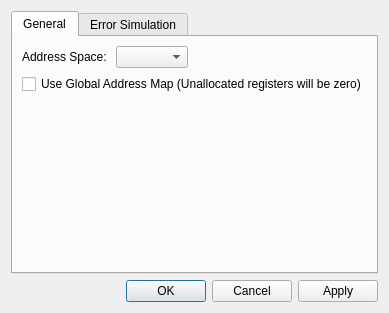
<?xml version="1.0" encoding="UTF-8"?>
<ui version="4.0">
 <class>DialogModbusDefinitions</class>
 <widget class="QDialog" name="DialogModbusDefinitions">
  <property name="geometry">
   <rect>
    <x>0</x>
    <y>0</y>
    <width>376</width>
    <height>313</height>
   </rect>
  </property>
  <property name="windowTitle">
   <string>Modbus Definitions</string>
  </property>
  <layout class="QVBoxLayout" name="verticalLayout">
   <item>
    <widget class="QTabWidget" name="tabWidget">
     <property name="currentIndex">
      <number>0</number>
     </property>
     <widget class="QWidget" name="tabGeneral">
      <attribute name="title">
       <string>General</string>
      </attribute>
      <layout class="QFormLayout" name="formLayout">
       <item row="0" column="0">
        <widget class="QLabel" name="labelAddressSpace">
         <property name="text">
          <string>Address Space: </string>
         </property>
        </widget>
       </item>
       <item row="0" column="1">
        <widget class="AddressSpaceComboBox" name="comboBoxAddrSpace">
         <property name="sizePolicy">
          <sizepolicy hsizetype="Fixed" vsizetype="Fixed">
           <horstretch>0</horstretch>
           <verstretch>0</verstretch>
          </sizepolicy>
         </property>
        </widget>
       </item>
       <item row="1" column="0" colspan="2">
        <widget class="QCheckBox" name="checkBoxGlobalMap">
         <property name="text">
          <string>Use Global Address Map (Unallocated registers will be zero)</string>
         </property>
        </widget>
       </item>
      </layout>
     </widget>
     <widget class="QWidget" name="tabErrSimulation">
      <attribute name="title">
       <string>Error Simulation</string>
      </attribute>
      <layout class="QVBoxLayout" name="verticalLayout_2">
       <item>
        <widget class="QCheckBox" name="checkBoxErrIncorrentId">
         <property name="sizePolicy">
          <sizepolicy hsizetype="Minimum" vsizetype="Preferred">
           <horstretch>0</horstretch>
           <verstretch>0</verstretch>
          </sizepolicy>
         </property>
         <property name="text">
          <string>Response with incorrect IDs</string>
         </property>
        </widget>
       </item>
       <item>
        <widget class="QCheckBox" name="checkBoxIllegalFunc">
         <property name="sizePolicy">
          <sizepolicy hsizetype="Minimum" vsizetype="Preferred">
           <horstretch>0</horstretch>
           <verstretch>0</verstretch>
          </sizepolicy>
         </property>
         <property name="text">
          <string>Response with ILLEGAL FUNCTION</string>
         </property>
        </widget>
       </item>
       <item>
        <widget class="QCheckBox" name="checkBoxBusy">
         <property name="sizePolicy">
          <sizepolicy hsizetype="Minimum" vsizetype="Preferred">
           <horstretch>0</horstretch>
           <verstretch>0</verstretch>
          </sizepolicy>
         </property>
         <property name="text">
          <string>Response with DEVICE BUSY</string>
         </property>
        </widget>
       </item>
       <item>
        <widget class="QCheckBox" name="checkBoxCrcErr">
         <property name="sizePolicy">
          <sizepolicy hsizetype="Minimum" vsizetype="Preferred">
           <horstretch>0</horstretch>
           <verstretch>0</verstretch>
          </sizepolicy>
         </property>
         <property name="text">
          <string>Response with incorrect CRC (Serial Line only)</string>
         </property>
        </widget>
       </item>
       <item>
        <layout class="QHBoxLayout" name="horizontalLayout">
         <property name="spacing">
          <number>0</number>
         </property>
         <item>
          <widget class="QCheckBox" name="checkBoxDelay">
           <property name="text">
            <string>Response with delay</string>
           </property>
          </widget>
         </item>
         <item>
          <widget class="QSpinBox" name="spinBoxDelay">
           <property name="alignment">
            <set>Qt::AlignmentFlag::AlignRight|Qt::AlignmentFlag::AlignTrailing|Qt::AlignmentFlag::AlignVCenter</set>
           </property>
           <property name="maximum">
            <number>1000</number>
           </property>
           <property name="value">
            <number>0</number>
           </property>
          </widget>
         </item>
         <item>
          <spacer name="horizontalSpacer_3">
           <property name="orientation">
            <enum>Qt::Orientation::Horizontal</enum>
           </property>
           <property name="sizeType">
            <enum>QSizePolicy::Policy::Fixed</enum>
           </property>
           <property name="sizeHint" stdset="0">
            <size>
             <width>6</width>
             <height>0</height>
            </size>
           </property>
          </spacer>
         </item>
         <item>
          <widget class="QLabel" name="labelMs">
           <property name="text">
            <string>ms</string>
           </property>
          </widget>
         </item>
         <item>
          <spacer name="horizontalSpacer">
           <property name="orientation">
            <enum>Qt::Orientation::Horizontal</enum>
           </property>
           <property name="sizeHint" stdset="0">
            <size>
             <width>40</width>
             <height>0</height>
            </size>
           </property>
          </spacer>
         </item>
        </layout>
       </item>
       <item>
        <layout class="QHBoxLayout" name="horizontalLayout_2">
         <property name="spacing">
          <number>0</number>
         </property>
         <item>
          <widget class="QCheckBox" name="checkBoxRandomDelay">
           <property name="text">
            <string>Response with random delay from 0 to</string>
           </property>
          </widget>
         </item>
         <item>
          <widget class="QSpinBox" name="spinBoxUpToTime">
           <property name="alignment">
            <set>Qt::AlignmentFlag::AlignRight|Qt::AlignmentFlag::AlignTrailing|Qt::AlignmentFlag::AlignVCenter</set>
           </property>
           <property name="minimum">
            <number>1</number>
           </property>
           <property name="maximum">
            <number>1000</number>
           </property>
           <property name="value">
            <number>1000</number>
           </property>
          </widget>
         </item>
         <item>
          <spacer name="horizontalSpacer_4">
           <property name="orientation">
            <enum>Qt::Orientation::Horizontal</enum>
           </property>
           <property name="sizeType">
            <enum>QSizePolicy::Policy::Fixed</enum>
           </property>
           <property name="sizeHint" stdset="0">
            <size>
             <width>6</width>
             <height>0</height>
            </size>
           </property>
          </spacer>
         </item>
         <item>
          <widget class="QLabel" name="labelMs_2">
           <property name="text">
            <string>ms</string>
           </property>
          </widget>
         </item>
         <item>
          <spacer name="horizontalSpacer_2">
           <property name="orientation">
            <enum>Qt::Orientation::Horizontal</enum>
           </property>
           <property name="sizeHint" stdset="0">
            <size>
             <width>40</width>
             <height>0</height>
            </size>
           </property>
          </spacer>
         </item>
        </layout>
       </item>
       <item>
        <widget class="QCheckBox" name="checkBoxNoResponse">
         <property name="sizePolicy">
          <sizepolicy hsizetype="Minimum" vsizetype="Preferred">
           <horstretch>0</horstretch>
           <verstretch>0</verstretch>
          </sizepolicy>
         </property>
         <property name="text">
          <string>No response</string>
         </property>
        </widget>
       </item>
      </layout>
     </widget>
    </widget>
   </item>
   <item>
    <widget class="QDialogButtonBox" name="buttonBox">
     <property name="orientation">
      <enum>Qt::Orientation::Horizontal</enum>
     </property>
     <property name="standardButtons">
      <set>QDialogButtonBox::StandardButton::Apply|QDialogButtonBox::StandardButton::Cancel|QDialogButtonBox::StandardButton::Ok</set>
     </property>
    </widget>
   </item>
  </layout>
 </widget>
 <customwidgets>
  <customwidget>
   <class>AddressSpaceComboBox</class>
   <extends>QComboBox</extends>
   <header>addressspacecombobox.h</header>
  </customwidget>
 </customwidgets>
 <resources/>
 <connections>
  <connection>
   <sender>buttonBox</sender>
   <signal>accepted()</signal>
   <receiver>DialogModbusDefinitions</receiver>
   <slot>accept()</slot>
   <hints>
    <hint type="sourcelabel">
     <x>624</x>
     <y>287</y>
    </hint>
    <hint type="destinationlabel">
     <x>157</x>
     <y>274</y>
    </hint>
   </hints>
  </connection>
  <connection>
   <sender>buttonBox</sender>
   <signal>rejected()</signal>
   <receiver>DialogModbusDefinitions</receiver>
   <slot>reject()</slot>
   <hints>
    <hint type="sourcelabel">
     <x>624</x>
     <y>287</y>
    </hint>
    <hint type="destinationlabel">
     <x>286</x>
     <y>274</y>
    </hint>
   </hints>
  </connection>
 </connections>
</ui>
